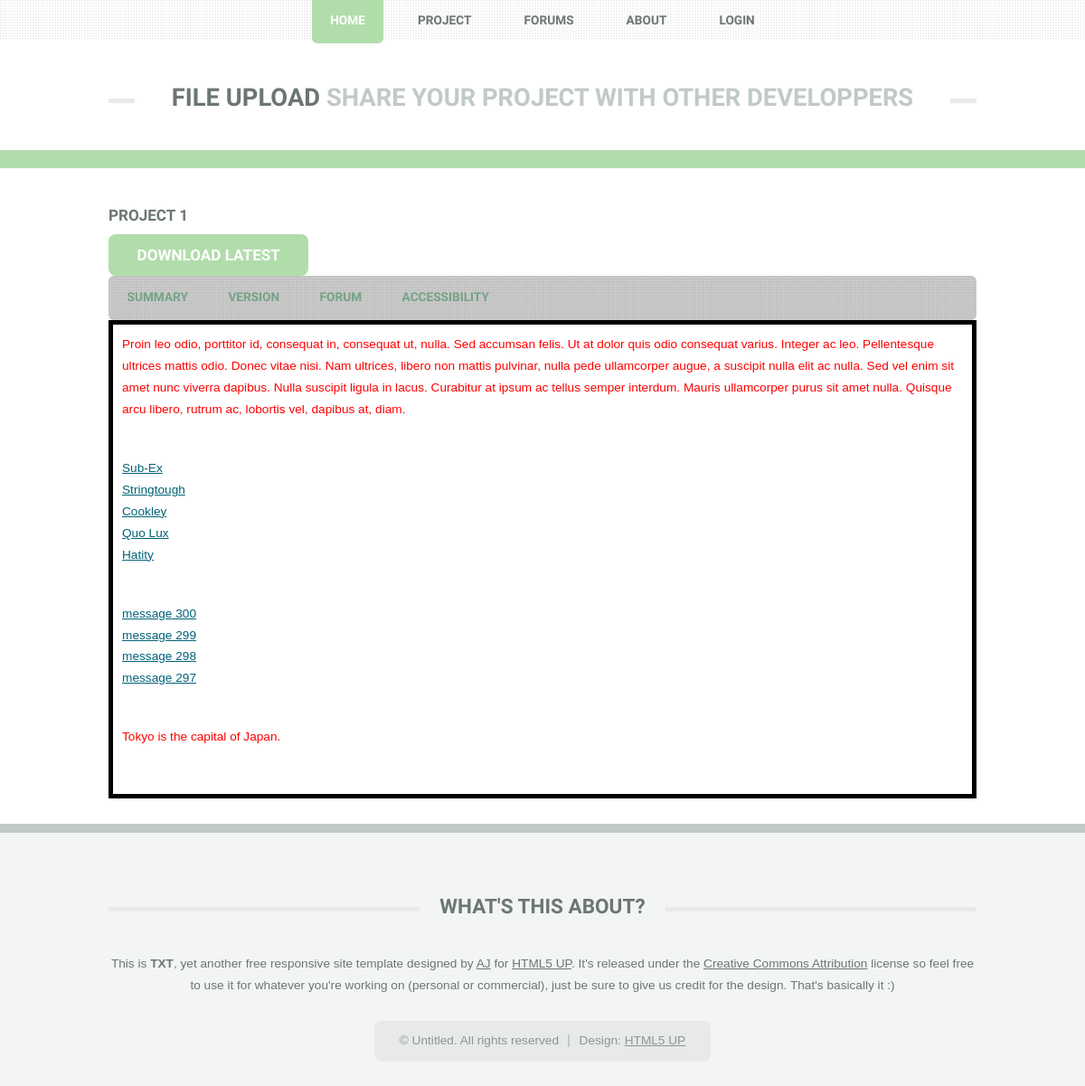
The app's page /Site/index.php?action=view_user_project&projectID=1 with its own data.
### tables this page shows
CREATE TABLE IF NOT EXISTS `Project` (
  `pkProject` INT NOT NULL AUTO_INCREMENT,
  `name` VARCHAR(45) NOT NULL,
  `description` TEXT(65000) NULL,
  `creationDate` DATETIME NOT NULL,
  `root` VARCHAR(45) NOT NULL,
  `topic` VARCHAR(45) NOT NULL,
  `fkUser` INT NOT NULL,
  PRIMARY KEY (`pkProject`),
  INDEX `fk_Project_User1_idx` (`fkUser` ASC),
  CONSTRAINT `fk_Project_User1`
    FOREIGN KEY (`fkUser`)
    REFERENCES `User` (`pkUser`)
    ON DELETE NO ACTION
    ON UPDATE NO ACTION);

CREATE TABLE IF NOT EXISTS `Version` (
  `pkVersion` INT NOT NULL AUTO_INCREMENT,
  `title` VARCHAR(45) NOT NULL,
  `description` TEXT(65000) NULL,
  `DevLog` TEXT(65000) NULL,
  `fkState` INT NOT NULL,
  `fkProject` INT NOT NULL,
  PRIMARY KEY (`pkVersion`),
  INDEX `fk_Version_State1_idx` (`fkState` ASC),
  INDEX `fk_Version_Project1_idx` (`fkProject` ASC),
  CONSTRAINT `fk_Version_State1`
    FOREIGN KEY (`fkState`)
    REFERENCES `State` (`pkState`)
    ON DELETE NO ACTION
    ON UPDATE NO ACTION,
  CONSTRAINT `fk_Version_Project1`
    FOREIGN KEY (`fkProject`)
    REFERENCES `Project` (`pkProject`)
    ON DELETE NO ACTION
    ON UPDATE NO ACTION);

### Site/Controller/ProjectController.php (called while the page is built, shortened)
<?php
    class ProjectController extends Controller
    {
        function ViewProject($projectID)
        {
            $projectData = $this->projectDAO->GetProjectDetails($projectID);
            $versionList = $this->versionDAO->GetVersionList($projectID);
            require_once "View/User/UserProjectView.php";
        }
    }
?>

### Site/DAO/ProjectDAO.php (called while the page is built, shortened)
<?php
    class ProjectDAO extends DAO
    {
        function GetProjectDetails($ProjectID)
        {
            try
            {
                $conn = $this->connect();
                $query = $conn->prepare("SELECT pkProject,description,creationDate,root,topic,name FROM Project WHERE :projectID = pkProject");
                $query->bindParam(":projectID",$ProjectID,PDO::PARAM_INT);
                $query->execute();
                $result = array();
                while($row = $query->fetchObject())
                {
                    array_push($result,$row);
                }
                return $result;
            }
            catch(Exception$e)
            {
                $this->error = $e->getMessage();
                return null;
            }
        }
    }
?>

### Site/DAO/VersionDAO.php (called while the page is built, shortened)
<?php
    class VersionDAO extends DAO
    {
        function GetVersionList($projectID)
        {
            try
            {
                $conn = $this->connect();
                $query = $conn->prepare("SELECT pkVersion,title FROM Version  WHERE :projectID = fkProject");
                $query->bindParam(":projectID",$projectID,PDO::PARAM_INT);
                $query->execute();
                $result = array();
                while($row = $query->fetchObject())
                {
                    array_push($result,$row);
                }
                return $result;
            }
            catch(Exception$e)
            {
                $this->error = $e->getMessage();
                return null;
            }
        }
    }
?>

### Site/View/User/UserProjectView.php (the view, shortened to what this page needs)
<h3>Project <?php echo $projectID?></h3>
<a class="button">Download Latest</a>
<nav id="my_nav">
    <ul>
        <li><a class="tablinks current" onclick="openTab(event, 'summary')" id="defaultOpen">Summary</a></li>
        <li><a class="tablinks" onclick="openTab(event, 'version')">Version</a></li>
        <li><a class="tablinks" onclick="openTab(event, 'forum')">Forum</a></li>
        <li><a class="tablinks" onclick="openTab(event, 'accessibility')">Accessibility</a></li>
    </ul>
</nav>
<div class = "box post myTabs">
    <div id="summary" class="tabcontent">
        <p>
        <?php
            echo $projectData[0]->description;
        ?>
        </p>
    </div>
    <div id="version" class="tabcontent">
        <ul>
            <?php
                foreach($versionList as $row)
                {
                    echo <<<"HTML"
                    <li><a href = "index.php?action=view_user_version&versionID=$row->pkVersion">$row->title</a></li>
HTML;
                }
            ?>
        </ul>
    </div>
    <div id="forum" class="tabcontent">
        <ul>
            <li><a>message 300</a></li>
            <li><a>message 299</a></li>
            <li><a>message 298</a></li>
            <li><a>message 297</a></li>
        </ul>
     </div>
    <div id="accessibility" class="tabcontent">
        <p>Tokyo is the capital of Japan.</p>
    </div>
</div>
<?php
    require_once "View/Template.php";
?>

### Site/assets/css/main.css (style rules this page uses)
html, body, div, span, applet, object, iframe, h1, h2, h3, h4, h5, h6, p, blockquote, pre, a, abbr, acronym, address, big, cite, code, del, dfn, em, img, ins, kbd, q, s, samp, small, strike, strong, sub, sup, tt, var, b, u, i, center, dl, dt, dd, ol, ul, li, fieldset, form, label, legend, table, caption, tbody, tfoot, thead, tr, th, td, article, aside, canvas, details, embed, figure, figcaption, footer, header, hgroup, menu, nav, output, ruby, section, summary, time, mark, audio, video { margin: 0; padding: 0; border: 0; font-size: 100%; font: inherit; vertical-align: baseline; }
article, aside, details, figcaption, figure, footer, header, hgroup, menu, nav, section { display: block; }
body { line-height: 1; }
ol, ul { list-style: none; }
body { -webkit-text-size-adjust: none; }
*, *:before, *:after { -moz-box-sizing: border-box; -webkit-box-sizing: border-box; box-sizing: border-box; }
body { background: #f2f5f3; font-family: 'Open Sans', sans-serif; font-weight: 400; color: #6b7770; font-size: 11.5pt; line-height: 2em; }
h1, h2, h3, h4, h5, h6 { font-family: 'Open Sans Condensed', sans-serif; font-weight: 700; text-transform: uppercase; color: #6b7770; }
a { color: #006376; text-decoration: underline; }
p, ul, ol, dl, table { margin-bottom: 3em; }
input[type="button"], input[type="submit"], input[type="reset"], button, .button { -webkit-appearance: none; display: inline-block; font-family: 'Open Sans Condensed', sans-serif; font-weight: 700; text-transform: uppercase; text-decoration: none; background: #b1ddab; color: #fff; border: 0; line-height: 1em; border-radius: 8px; outline: 0; cursor: pointer; -moz-transition: background-color .2s ease-in-out; -webkit-transition: background-color .2s ease-in-out; -o-transition: background-color .2s ease-in-out; -ms-transition: background-color .2s ease-in-out; transition: background-color .2s ease-in-out; }
@media screen and (min-width: 737px) { h1, h2, h3, h4, h5, h6 { margin: 0 0 0.5em 0; } }
@media screen and (min-width: 737px) { h3, h4 { font-size: 1.25em; } }
@media screen and (min-width: 737px) { input[type="button"], input[type="submit"], input[type="reset"], button, .button { font-size: 1.25em; padding: 0.85em 1.85em; } }
@media screen and (min-width: 737px) { #my_nav { position: relative; top: 0; left: 0; z-index: 1000; background-color: rgba(255, 255, 255, 0.95); background-image: url("images/overlay.png"); width: 100%; height: 3.25em; line-height: 3.25em; text-align: center; font-family: 'Open Sans Condensed', sans-serif; font-weight: 700; text-transform: uppercase; cursor: default; } }
@media screen and (min-width: 737px) and (max-width: 1200px) { body { min-width: 960px; font-size: 10.25pt; line-height: 1.75em; } }

### Site/assets/css/custom.css (style rules this page uses)
#my_nav { position: relative; top: 0; left: 0; z-index: 1000; background-color: rgba(200, 200, 200, 0.95); background-image: url("images/overlay.png"); width: 100%; height: 3.6em; line-height: 3.25em; text-align: left; font-family: 'Open Sans Condensed', sans-serif; font-weight: 700; text-transform: uppercase; cursor: default; border-radius: 6px; }
#my_nav ul { position: relative; z-index: 1001; }
#my_nav li { display: inline-block; top: 0; position: relative; -moz-transition: top .15s ease-in-out; -webkit-transition: top .15s ease-in-out; -o-transition: top .15s ease-in-out; -ms-transition: top .15s ease-in-out; transition: top .15s ease-in-out; }
#my_nav li a, #my_nav li span { -moz-transition: background-color .075s ease-in-out, color .075s ease-in-out; -webkit-transition: background-color .075s ease-in-out, color .075s ease-in-out; -ms-transition: background-color .075s ease-in-out, color .075s ease-in-out; transition: background-color .075s ease-in-out, color .075s ease-in-out; position: relative; display: block; text-decoration: none; color: #74a387; top: 0px; padding: 1px 1.5em 0.25em 1.5em; border-radius: 6px; outline: 0; }
.myTabs { color:red; border-style : solid; border-width: 5px; border-color: black; padding: 10px; }
body { font-family: Arial; }

### records on screen
project: description "Proin leo odio, porttitor id, consequat in, consequat ut, nulla. Sed accumsan felis. Ut at dolor quis odio consequat varius. Integer ac leo. Pellentesque ultrices mattis odio. Donec vitae nisi. Nam ultrices, libero non mattis pulvinar, nulla pede ullamcorper augue, a suscipit nulla elit ac nulla. Sed vel enim sit amet nunc viverra dapibus. Nulla suscipit ligula in lacus. Curabitur at ipsum ac tellus semper interdum. Mauris ullamcorper purus sit amet nulla. Quisque arcu libero, rutrum ac, lobortis vel, dapibus at, diam."
version: title "Sub-Ex"
version: title "Stringtough"
version: title "Cookley"
version: title "Quo Lux"
version: title "Hatity"

### other values on screen
$projectID "1"
